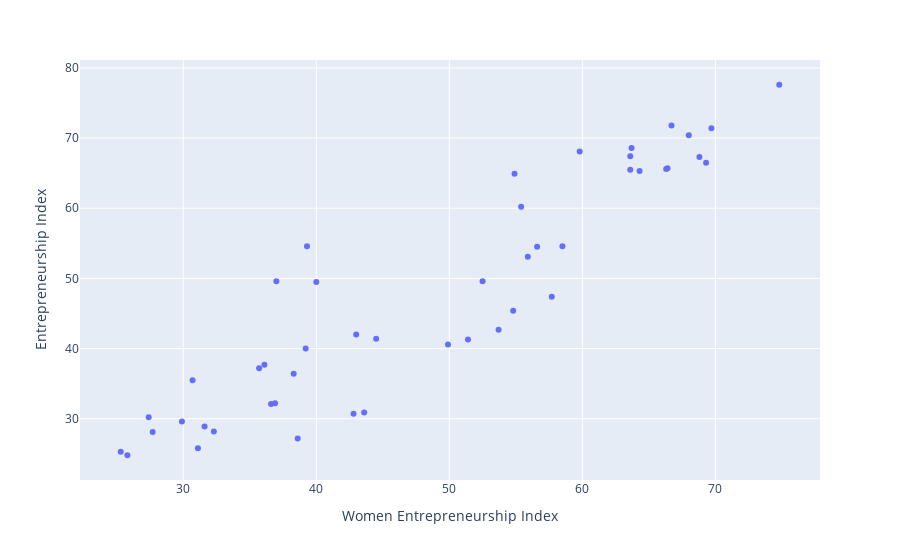

Notebook code for this chart:
### Code cell
px.scatter(data, x ='Women Entrepreneurship Index', y = 'Entrepreneurship Index')

### Figure 1 — Plotly figure (JSON) as saved in the notebook; plotly's stock layout.template omitted (floating-point values rounded to 4 significant figures)
{"data": [{"hovertemplate": "Women Entrepreneurship Index=%{x}<br>Entrepreneurship Index=%{y}<extra></extra>", "legendgroup": "", "marker": {"color": "#636efa", "symbol": "circle"}, "mode": "markers", "name": "", "orientation": "v", "showlegend": false, "type": "scatter", "x": [54.9, 63.6, 55.4, 66.4, 68.8, 63.6, 43, 64.3, 51.4, 56.6, 58.5, 69.3, 54.8, 55.9, 52.5, 49.9, 69.7, 53.7, 57.7, 66.7, 74.8, 68, 40, 66.3, 59.8, 63.7, 27.4, 35.7, 31.6, 31.1, 38.3, 36.1, 32.3, 27.7, 29.9, 25.8, 25.3, 38.6, 39.2, 42.8, 36.9, 43.6, 37, 36.6, 30.7, 39.3, 44.5], "xaxis": "x", "y": [64.9, 65.5, 60.2, 65.7, 67.3, 67.4, 42, 65.3, 41.3, 54.5, 54.6, 66.5, 45.4, 53.1, 49.6, 40.6, 71.4, 42.7, 47.4, 71.8, 77.6, 70.4, 49.5, 65.6, 68.1, 68.6, 30.2, 37.2, 28.9, 25.8, 36.4, 37.7, 28.2, 28.1, 29.6, 24.8, 25.3, 27.2, 40, 30.7, 32.2, 30.9, 49.6, 32.1, 35.5, 54.6, 41.4], "yaxis": "y"}], "layout": {"legend": {"tracegroupgap": 0}, "margin": {"t": 60}, "xaxis": {"anchor": "y", "domain": [0, 1], "title": {"text": "Women Entrepreneurship Index"}}, "yaxis": {"anchor": "x", "domain": [0, 1], "title": {"text": "Entrepreneurship Index"}}}}
